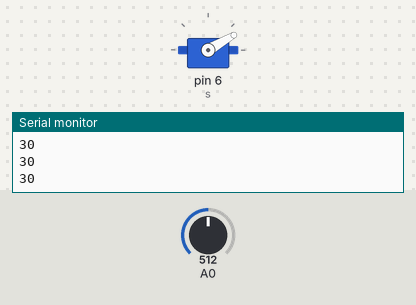
The sketch below on a simulated Arduino Uno, built with avr-gcc and run on an emulated ATmega328P. On the bench: servo, the last lines printed to the serial monitor. The inputs (shaded band) are chosen by the test bench; at power-on: A0 = 512.

Above: at 1.2 s.
1.3 s: A0 set to 716
At 2.5 s:
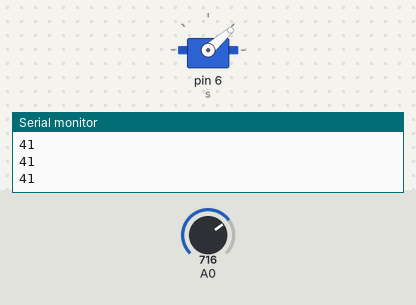
2.8 s: A0 set to 1023
At 3.6 s:
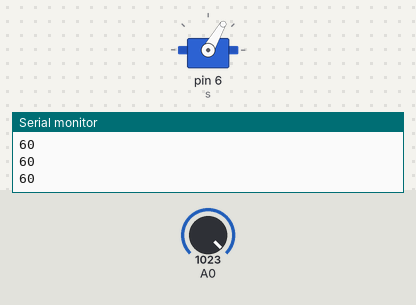
4.3 s: A0 set to 306
At 4.6 s:
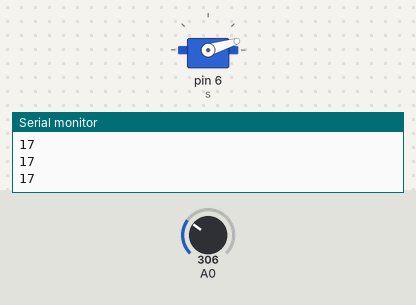
Timing chart, 0 to 7.3 s (numbered marks = the images above; inputs shaded):
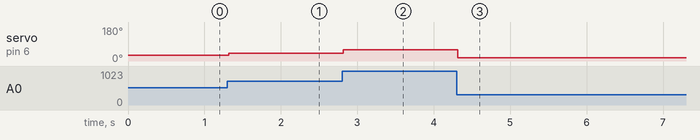

Measured:
- after the input at 1.3 s, servo on pin 6 (s): 30° → 41° at once
- after the input at 2.8 s, servo on pin 6 (s): 41° → 60° at once
- after the input at 4.3 s, servo on pin 6 (s): 60° → 17° at once

The sketch:

C3_4c.ino
```cpp
#include <Servo.h>
int i=0;		// tworzymy zmienną typu intiger
Servo s;		// definiujemy zmienną s, przez którą będziemy się komunikować

void setup()			// początkowa konfiguracja – część przygotowująca
{				// układ do działania
  Serial.begin(9600);
  s.attach(6);			// deklarujemy pod który pin podłączyliśmy serwomechanizm
  s.write(i);			// zapisujemy wartość do serwomechanizmu (kąt)
}

void loop()			// główna pętla
{
 i=analogRead(0);		// przypisanie wartości odczytanej z wejścia analogowego
 i=map(i,0,1023,0,60);	// zmiana zakresu z jednego na inny z 0-1023 na 0-60
 s.write(i);			// zapisujemy wartość do serwomechanizmu (kąt)
 int j=s.read();		// odczyt wartości serwomechanizmu, a następnie
 Serial.println(j);		// wysłanie i wyświetlenie na monitorze
 delay(25);			// czekaj wyznaczony czas
}
```
